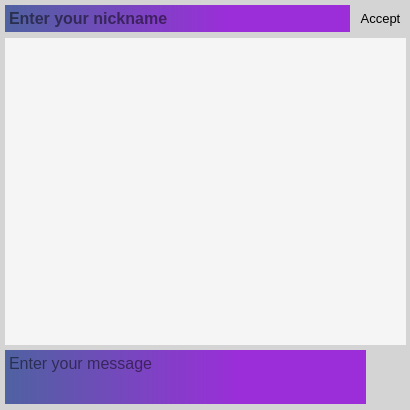
<?xml version="1.0" encoding="UTF-8"?>
<ui version="4.0">
 <class>MainWindow</class>
 <widget class="QMainWindow" name="MainWindow">
  <property name="geometry">
   <rect>
    <x>0</x>
    <y>0</y>
    <width>410</width>
    <height>410</height>
   </rect>
  </property>
  <property name="minimumSize">
   <size>
    <width>410</width>
    <height>410</height>
   </size>
  </property>
  <property name="maximumSize">
   <size>
    <width>410</width>
    <height>410</height>
   </size>
  </property>
  <property name="windowTitle">
   <string>SadGram</string>
  </property>
  <property name="windowIcon">
   <iconset>
    <normaloff>:/icons/icons/chat.png</normaloff>:/icons/icons/chat.png</iconset>
  </property>
  <property name="styleSheet">
   <string notr="true">QMainWindow {background-color: rgb(212, 212, 212);}</string>
  </property>
  <widget class="QWidget" name="centralwidget">
   <widget class="QPlainTextEdit" name="enterNick">
    <property name="geometry">
     <rect>
      <x>5</x>
      <y>5</y>
      <width>345</width>
      <height>27</height>
     </rect>
    </property>
    <property name="contextMenuPolicy">
     <enum>Qt::NoContextMenu</enum>
    </property>
    <property name="acceptDrops">
     <bool>false</bool>
    </property>
    <property name="styleSheet">
     <string notr="true">QPlainTextEdit {border: none;background: qlineargradient(spread:pad, angle:135, x1:0, y1:0, x2:1, y2:0, stop: 0 rgba(79,98,161,1), stop: 0.65 rgba(155,46,217,1));font-size:16px;font-weight: bold;font-family:&quot;Calibri&quot;}</string>
    </property>
    <property name="inputMethodHints">
     <set>Qt::ImhLatinOnly</set>
    </property>
    <property name="verticalScrollBarPolicy">
     <enum>Qt::ScrollBarAlwaysOff</enum>
    </property>
    <property name="horizontalScrollBarPolicy">
     <enum>Qt::ScrollBarAlwaysOff</enum>
    </property>
    <property name="sizeAdjustPolicy">
     <enum>QAbstractScrollArea::AdjustIgnored</enum>
    </property>
    <property name="lineWrapMode">
     <enum>QPlainTextEdit::NoWrap</enum>
    </property>
    <property name="placeholderText">
     <string>Enter your nickname</string>
    </property>
   </widget>
   <widget class="QPushButton" name="confirmNick">
    <property name="geometry">
     <rect>
      <x>355</x>
      <y>5</y>
      <width>51</width>
      <height>27</height>
     </rect>
    </property>
    <property name="styleSheet">
     <string notr="true">QPushButton {background-color: rgb(212, 212, 212);font-size: 13px;border: none;}QPushButton:hover {background-color: rgb(227, 227, 227);}</string>
    </property>
    <property name="text">
     <string>Accept</string>
    </property>
   </widget>
   <widget class="QPlainTextEdit" name="message">
    <property name="geometry">
     <rect>
      <x>5</x>
      <y>350</y>
      <width>361</width>
      <height>54</height>
     </rect>
    </property>
    <property name="styleSheet">
     <string notr="true">QPlainTextEdit {border: none;background: qlineargradient(spread:pad, angle:135, x1:0, y1:0, x2:1, y2:0, stop: 0 rgba(79,98,161,1), stop: 0.65 rgba(155,46,217,1));font-size:16px;font-family:&quot;Calibri&quot;;}</string>
    </property>
    <property name="placeholderText">
     <string>Enter your message</string>
    </property>
   </widget>
   <widget class="QPushButton" name="direct">
    <property name="geometry">
     <rect>
      <x>371</x>
      <y>383</y>
      <width>35</width>
      <height>21</height>
     </rect>
    </property>
    <property name="styleSheet">
     <string notr="true">QPushButton {background-color: rgb(212, 212, 212);;font-size: 13px;border: none;}QPushButton:hover {background-color: rgb(227, 227, 227);}</string>
    </property>
    <property name="text">
     <string/>
    </property>
    <property name="icon">
     <iconset>
      <normaloff>:/icons/icons/send.png</normaloff>:/icons/icons/send.png</iconset>
    </property>
    <property name="iconSize">
     <size>
      <width>33</width>
      <height>33</height>
     </size>
    </property>
   </widget>
   <widget class="QPushButton" name="attachment">
    <property name="geometry">
     <rect>
      <x>371</x>
      <y>350</y>
      <width>35</width>
      <height>21</height>
     </rect>
    </property>
    <property name="styleSheet">
     <string notr="true">QPushButton {background-color: rgb(212, 212, 212);;font-size: 13px;border: none;}QPushButton:hover {background-color: rgb(227, 227, 227);}</string>
    </property>
    <property name="text">
     <string/>
    </property>
    <property name="icon">
     <iconset>
      <normaloff>:/icons/icons/attachment.png</normaloff>:/icons/icons/attachment.png</iconset>
    </property>
    <property name="iconSize">
     <size>
      <width>24</width>
      <height>24</height>
     </size>
    </property>
   </widget>
   <widget class="QTextEdit" name="chat">
    <property name="geometry">
     <rect>
      <x>5</x>
      <y>38</y>
      <width>401</width>
      <height>307</height>
     </rect>
    </property>
    <property name="cursor" stdset="0">
     <cursorShape>ArrowCursor</cursorShape>
    </property>
    <property name="styleSheet">
     <string notr="true">QTextEdit {border: none;background: rgb(245, 245, 245);font-size: 15px;font-family: &quot;Calibri&quot;}</string>
    </property>
    <property name="textInteractionFlags">
     <set>Qt::NoTextInteraction</set>
    </property>
    <property name="placeholderText">
     <string/>
    </property>
   </widget>
  </widget>
 </widget>
 <resources>
  <include location="res.qrc"/>
 </resources>
 <connections/>
</ui>
